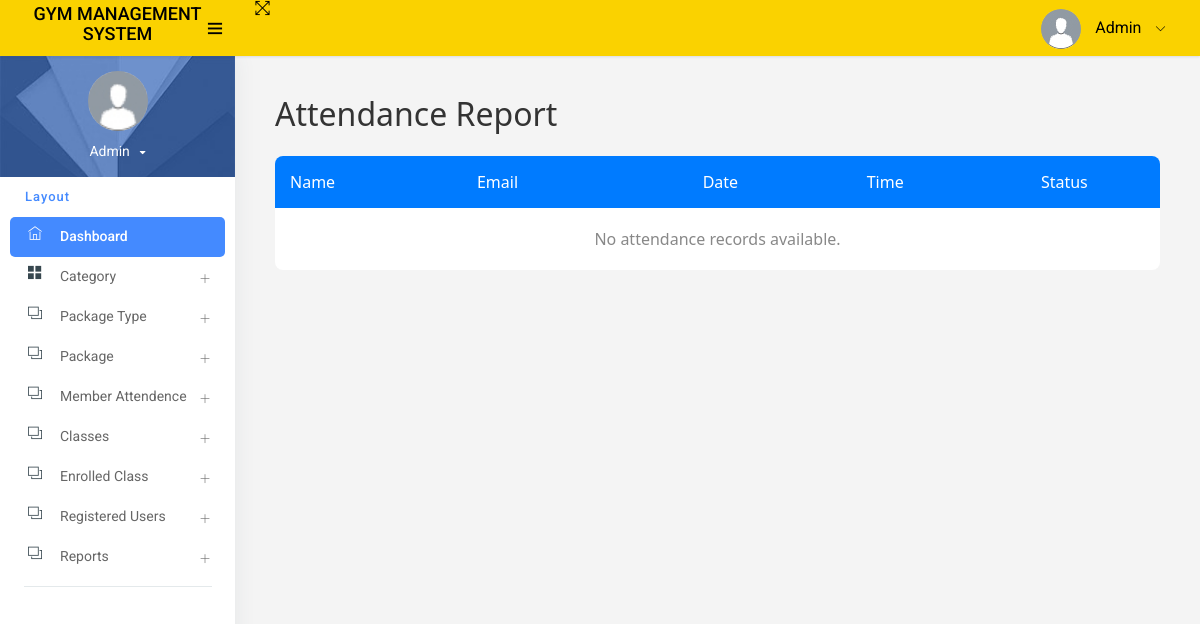
Page /attendance_report/ on the earlier database version.
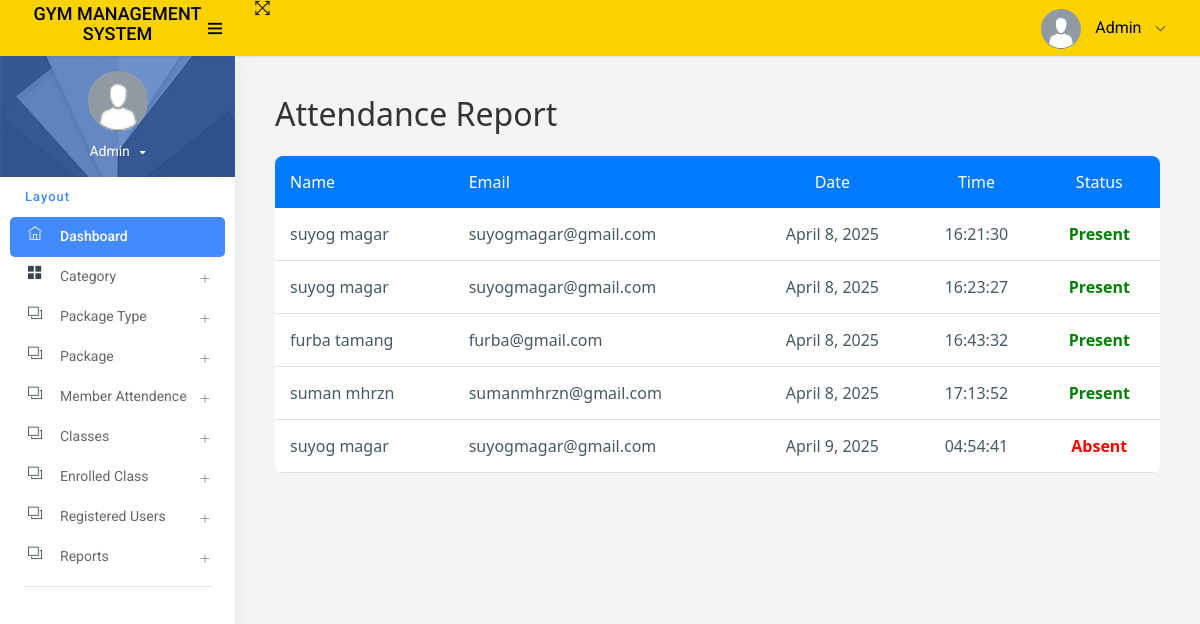
Same page on the later database version.
### app/models.py (models this page shows, shortened)
class MemberAttendance(models.Model):
    member = models.ForeignKey('Signup', on_delete=models.CASCADE)
    date = models.DateField(default=timezone.now)
    time = models.TimeField(default=timezone.now)
    status = models.CharField(max_length=10, choices=[('Present', 'Present'), ('Absent', 'Absent')])

class Signup(models.Model):
    user = models.OneToOneField(User, on_delete=models.CASCADE, null=True)  # One-to-One link with User
    mobile = models.CharField(max_length=15, null=True)
    state = models.CharField(max_length=150, null=True)
    city = models.CharField(max_length=150, null=True)
    address = models.CharField(max_length=200, null=True)
    creationdate = models.DateTimeField(auto_now_add=True)

### app/views.py (the view)
# urls.py: path('attendance_report/', attendance_report, name='attendance_report'),
def attendance_report(request):
    member_attendance = MemberAttendance.objects.all().select_related('member__user')
    return render(request, 'admin/attendance_report.html', {'member_attendance': member_attendance})

### templates/admin/attendance_report.html
{% extends 'admin_base.html' %}
{% load static %}
{% block main %}
<div style="padding: 40px; background-color: #f4f4f4; min-height: 100vh; font-family: 'Segoe UI', sans-serif;">
    <h2 style="margin-bottom: 25px; color: #333;">Attendance Report</h2>
    <div style="overflow-x: auto;">
        <table style="width: 100%; border-collapse: collapse; background-color: white; border-radius: 8px; overflow: hidden;">
            <thead>
                <tr style="background-color: #007BFF; color: white;">
                    <th style="padding: 15px; text-align: left;">Name</th>
                    <th style="padding: 15px; text-align: left;">Email</th>
                    <th style="padding: 15px; text-align: center;">Date</th>
                    <th style="padding: 15px; text-align: center;">Time</th>
                    <th style="padding: 15px; text-align: center;">Status</th>
                </tr>
            </thead>
            <tbody>
                {% for member_attendance in member_attendance %}
                <tr style="border-bottom: 1px solid #e0e0e0;">
                    <td style="padding: 15px;">{{ member_attendance.member.user.first_name }} {{ member_attendance.member.user.last_name }}</td>
                    <td style="padding: 15px;">{{ member_attendance.member.user.email }}</td>
                    <td style="padding: 15px; text-align: center;">{{ member_attendance.date }}</td>
                    <td style="padding: 15px; text-align: center;">{{ member_attendance.time|time:"H:i:s" }}</td>
                    <td style="padding: 15px; text-align: center;">
                        {% if member_attendance.status == "Present" %}
                            <span style="color: green; font-weight: bold;">Present</span>
                        {% else %}
                            <span style="color: red; font-weight: bold;">Absent</span>
                        {% endif %}
                    </td>
                </tr>
                {% empty %}
                <tr>
                    <td colspan="5" style="padding: 20px; text-align: center; color: #888;">No attendance records available.</td>
                </tr>
                {% endfor %}
            </tbody>
        </table>
    </div>
</div>
{% endblock %}

Differences in the rows shown:
added MemberAttendance: member.user.first_name "suyog", member.user.last_name "magar", member.user.email "suyogmagar@gmail.com", date "April 8, 2025", time "16:21:30", status "Present"
added MemberAttendance: member.user.first_name "suyog", member.user.last_name "magar", member.user.email "suyogmagar@gmail.com", date "April 8, 2025", time "16:23:27", status "Present"
added MemberAttendance: member.user.first_name "furba", member.user.last_name "tamang", member.user.email "furba@gmail.com", date "April 8, 2025", time "16:43:32", status "Present"
added MemberAttendance: member.user.first_name "suman", member.user.last_name "mhrzn", member.user.email "sumanmhrzn@gmail.com", date "April 8, 2025", time "17:13:52", status "Present"
added MemberAttendance: member.user.first_name "suyog", member.user.last_name "magar", member.user.email "suyogmagar@gmail.com", date "April 9, 2025", time "04:54:41", status "Absent"
Other differences:
text no longer shown: "No attendance records available."
